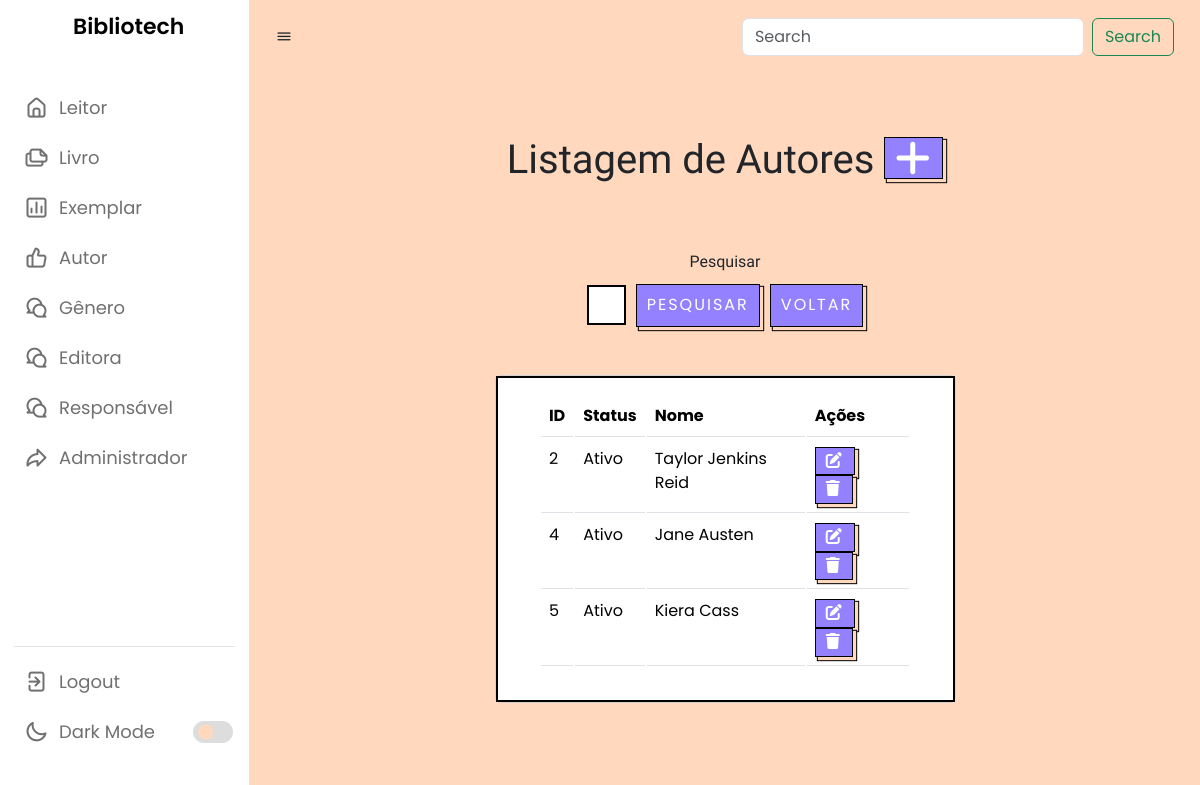
The app's page /listarAutores.php, older data.
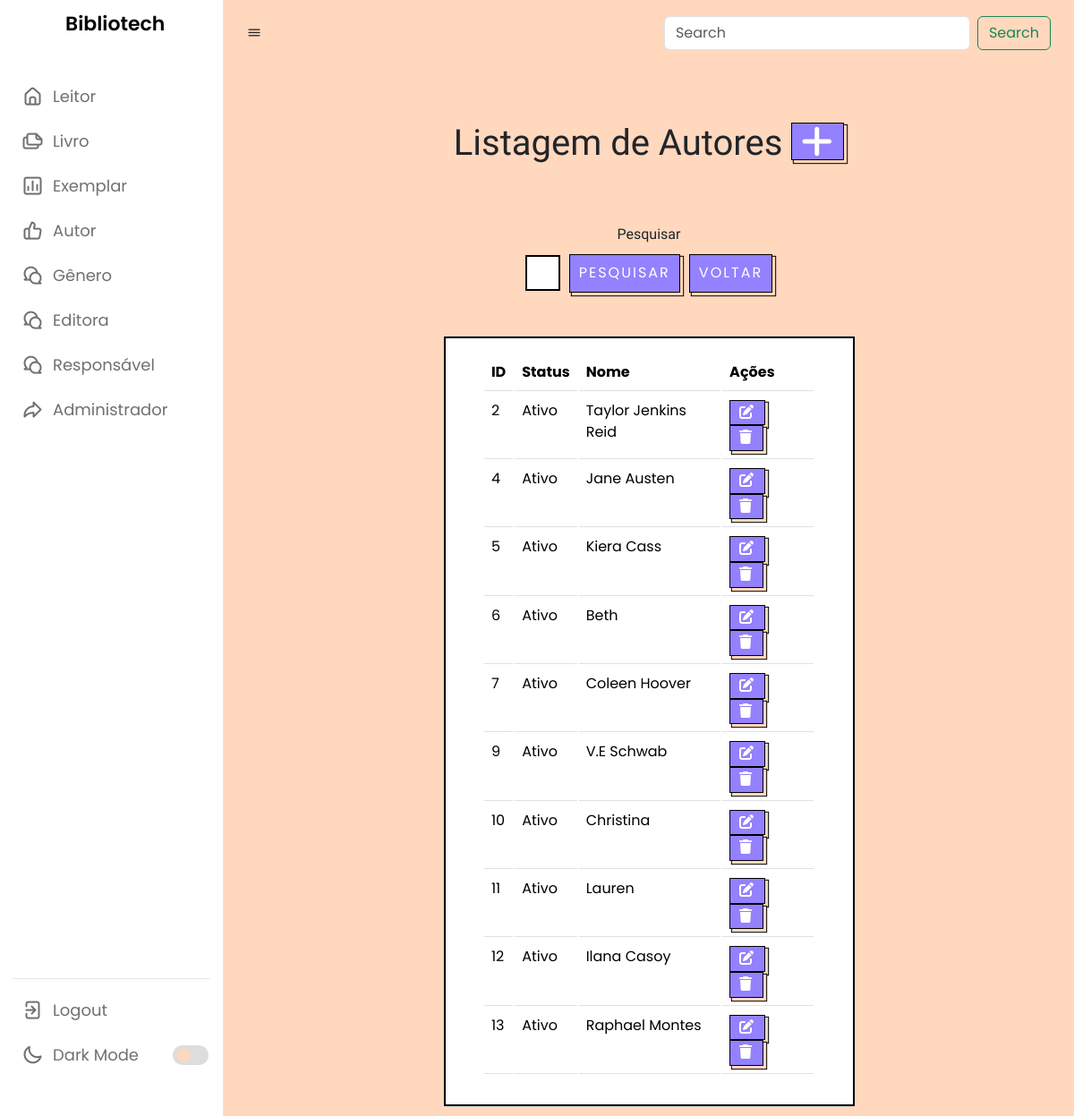
The same page, newer data.
### tables this page shows
CREATE TABLE `autor` (
  `id` int(11) NOT NULL,
  `status` varchar(45) NOT NULL,
  `nome` varchar(100) NOT NULL
);

### listarAutores.php (the view, shortened to what this page needs)
<?php
require_once("conexao.php");
$V_WHERE = "";
$sql = "select * from autor
where 1 = 1" . $V_WHERE;
$resultado = mysqli_query($conexao, $sql);
?>
<?php require_once("navbar.php"); ?>
        <br><br><br>
        <h1 class="titulo">Listagem de Autores  <a href="cadastrarAutores.php" class="botao">
                                <i class="fa-solid fa-plus"></i>
                            </a></h1>
        <br><br>
        <center>
            <form method="post">
                <label name="nome" for="exampleFormControlInput1" class="titulo">Pesquisar</label>
                <div class="input-button-container">
                    <input name="nome" type="text" class="formcampo">
                    <button name="pesquisar" stype="button" class="botaopesquisar">Pesquisar</button>
                    <a href="listarAutores.php"><button name="voltar" stype="button" class="botaopesquisar">Voltar</button></a>
                </div>
                <br><br>
            </form>
        </center>
<center>
        <div class="card cardlistar">
            <div class="card-body cardlistar2">
                <table class="table">
                    <thead>
                        <tr>
                            <td scope="col"><b>ID</b></td>
                            <td scope="col"><b>Status</b></td>
                            <td scope="col"><b>Nome</b></td>
                            <td scope="col"><b>Ações</b></td>
                        </tr>
                    </thead>
                    <tbody>
                        <?php while ($linha = mysqli_fetch_array($resultado)) { ?>
                            <tr>
                                <td>
                                    <?= $linha['id'] ?>
                                </td>
                                <td>
                                    <?= $linha['status'] ?>
                                </td>
                                <td>
                                    <?= $linha['nome'] ?>
                                </td>
                                <td>
                                    <a style="margin-right: 8px;" href="alterarAutor.php? id=<?= $linha['id'] ?>"
                                        class="botao">
                                        <i class="fa-solid fa-pen-to-square"></i></a>
                                    <a href="listarAutores.php? id=<?= $linha['id'] ?>" class="botao"
                                        onclick="return confirm('Deseja mesmo excluir o cadastro?')">
                                        <i class="fa-sharp fa-solid fa-trash"></i> </a>
                                </td>
                            </tr>
                        <?php } ?>
                    </tbody>
                </table>
            </div>
        </div>
</center>
    </section>
</body>
</html>

### navbar.php (shortened to what this page needs)
<!DOCTYPE html>
<html lang="pt-br">
<head>
    <link rel="stylesheet" href="css/style.css">
    <link rel="stylesheet" href="css/cadastrar.css">
    <link rel="stylesheet" href="css/bootstrap.css">
    <link rel="stylesheet" href="https://unicons.iconscout.com/release/v4.0.0/css/line.css">
</head>
<body>
    <nav>
        <div class="logo-name">
            <span class="logo_name">Bibliotech</span>
        </div>
        <div class="menu-items">
            <ul class="nav-links">
                <li><a href="cadastrarLeitor.php">
                        <i class="uil uil-estate"></i>
                        <span class="link-name">Leitor</span>
                    </a></li>
                <li><a href="#">
                        <i class="uil uil-files-landscapes"></i>
                        <span class="link-name">Livro</span>
                    </a></li>
                <li><a href="#">
                        <i class="uil uil-chart"></i>
                        <span class="link-name">Exemplar</span>
                    </a></li>
                <li><a href="#">
                        <i class="uil uil-thumbs-up"></i>
                        <span class="link-name">Autor</span>
                    </a></li>
                <li><a href="#">
                        <i class="uil uil-comments"></i>
                        <span class="link-name">Gênero</span>
                    </a></li>
                <li><a href="#">
                        <i class="uil uil-comments"></i>
                        <span class="link-name">Editora</span>
                    </a></li>
                <li><a href="#">
                        <i class="uil uil-comments"></i>
                        <span class="link-name">Responsável</span>
                    </a></li>
                <li><a href="#">
                        <i class="uil uil-share"></i>
                        <span class="link-name">Administrador</span>
                    </a></li>
            </ul>
            <ul class="logout-mode">
                <li><a href="#">
                        <i class="uil uil-signout"></i>
                        <span class="link-name">Logout</span>
                    </a></li>
                <li class="mode">
                    <a href="#">
                        <i class="uil uil-moon"></i>
                        <span class="link-name">Dark Mode</span>
                    </a>
                    <div class="mode-toggle">
                        <span class="switch"></span>
                    </div>
                </li>
            </ul>
        </div>
    </nav>
    <section class="dashboard">
        <div class="navbar bg-body-tertiary">
            <div class="container-fluid">
                <i class="uil uil-bars sidebar-toggle"></i>
                <form class="d-flex" role="search">
                    <input class="form-control me-2" type="search" placeholder="Search" aria-label="Search">
                    <button class="btn btn-outline-success" type="submit">Search</button>
                </form>
            </div>
        </div>

### css/style.css (style rules this page uses)
* { margin: 0; padding: 0; box-sizing: border-box; font-family: 'Poppins', sans-serif; }
:root { --primary-color: #9381ff; --panel-color: #ffd8be; --text-color: #000; --black-light-color: #707070; --border-color: #e6e5e5; --toggle-color: #DDD; --box1-color: #4DA3FF; --box2-color: #FFE6AC; --box3-color: #E7D1FC; --index-i: #9381ff; --title-icon-color: #fff; --nav-color: white; --tran-05: all 0.5s ease; --tran-03: all 0.3s ease; --tran-03: all 0.2s ease; }
body { min-height: 100vh; background-color: var(--primary-color); }
nav { position: fixed; top: 0; left: 0; height: 100%; width: 250px; padding: 10px 14px; background-color: var(--nav-color); border-right: 1px solid var(--border-color); transition: var(--tran-05); }
nav .logo-name { display: flex; align-items: center; }
nav .logo-name .logo_name { font-size: 22px; font-weight: 600; color: var(--text-color); margin-left: 14px; transition: var(--tran-05); }
nav .menu-items { margin-top: 40px; height: calc(100% - 90px); display: flex; flex-direction: column; justify-content: space-between; }
.menu-items li { list-style: none; }
.menu-items li a { display: flex; align-items: center; height: 50px; text-decoration: none; position: relative; }
.menu-items li a i { font-size: 24px; min-width: 45px; height: 100%; display: flex; align-items: center; justify-content: center; color: var(--black-light-color); }
.menu-items li a .link-name { font-size: 18px; font-weight: 400; color: var(--black-light-color); transition: var(--tran-05); }
.menu-items .logout-mode { padding-top: 10px; border-top: 1px solid var(--border-color); }
.menu-items .mode { display: flex; align-items: center; white-space: nowrap; }
.menu-items .mode-toggle { position: absolute; right: 14px; height: 50px; min-width: 45px; display: flex; align-items: center; justify-content: center; cursor: pointer; }
.mode-toggle .switch { position: relative; display: inline-block; height: 22px; width: 40px; border-radius: 25px; background-color: var(--toggle-color); }
.switch:before { content: ""; position: absolute; left: 5px; top: 50%; transform: translateY(-50%); height: 15px; width: 15px; background-color: var(--panel-color); border-radius: 50%; transition: var(--tran-03); }
.dashboard { position: relative; left: 250px; background-color: var(--panel-color); min-height: 100vh; width: calc(100% - 250px); padding: 10px 14px; transition: var(--tran-05); }
table tbody td { height: 2.8rem; color: #000000; }
table tbody tr:last-child td { border: 2; }
nav ul { list-style: none; }
nav ul li { line-height: 60px; }
.formcampo { border: 2px solid black; display: block; width: 30%; padding: 0.375rem 0.75rem; font-size: 1rem; font-weight: 400; line-height: 1.5; flex: 1; }
.input-button-container { display: flex; align-items: center; width: 30%; }

### css/cadastrar.css (style rules this page uses)
.titulo { padding-bottom: 10px; text-align: center; font-family: Fjalla One; }
.botao { background-color: #9381ff; border: 1px solid black; box-shadow: 3px 3px 1px #ffd8be, 3px 3px 1px 1px black; color: #fff; cursor: pointer; display: inline-block; letter-spacing: 2px; line-height: 20pt; margin: 0 auto; outline: none; padding: 0 10px; text-transform: uppercase; transition: .2 all ease-in-out; }
.botaopesquisar { background-color: #9381ff; border: 1px solid black; box-shadow: 3px 3px 1px #ffd8be, 3px 3px 1px 1px black; color: #fff; cursor: pointer; display: inline-block; letter-spacing: 2px; line-height: 20pt; margin: 0 auto; outline: none; padding: 7px 10px; text-transform: uppercase; transition: .2 all ease-in-out; margin-left: 10px; }

Row changes from the older to the newer data that the page shows:
added autor: id "6", status "Ativo", nome "Beth"
added autor: id "7", status "Ativo", nome "Coleen Hoover"
added autor: id "9", status "Ativo", nome "V.E Schwab"
added autor: id "10", status "Ativo", nome "Christina"
added autor: id "11", status "Ativo", nome "Lauren"
added autor: id "12", status "Ativo", nome "Ilana Casoy"
added autor: id "13", status "Ativo", nome "Raphael Montes"
